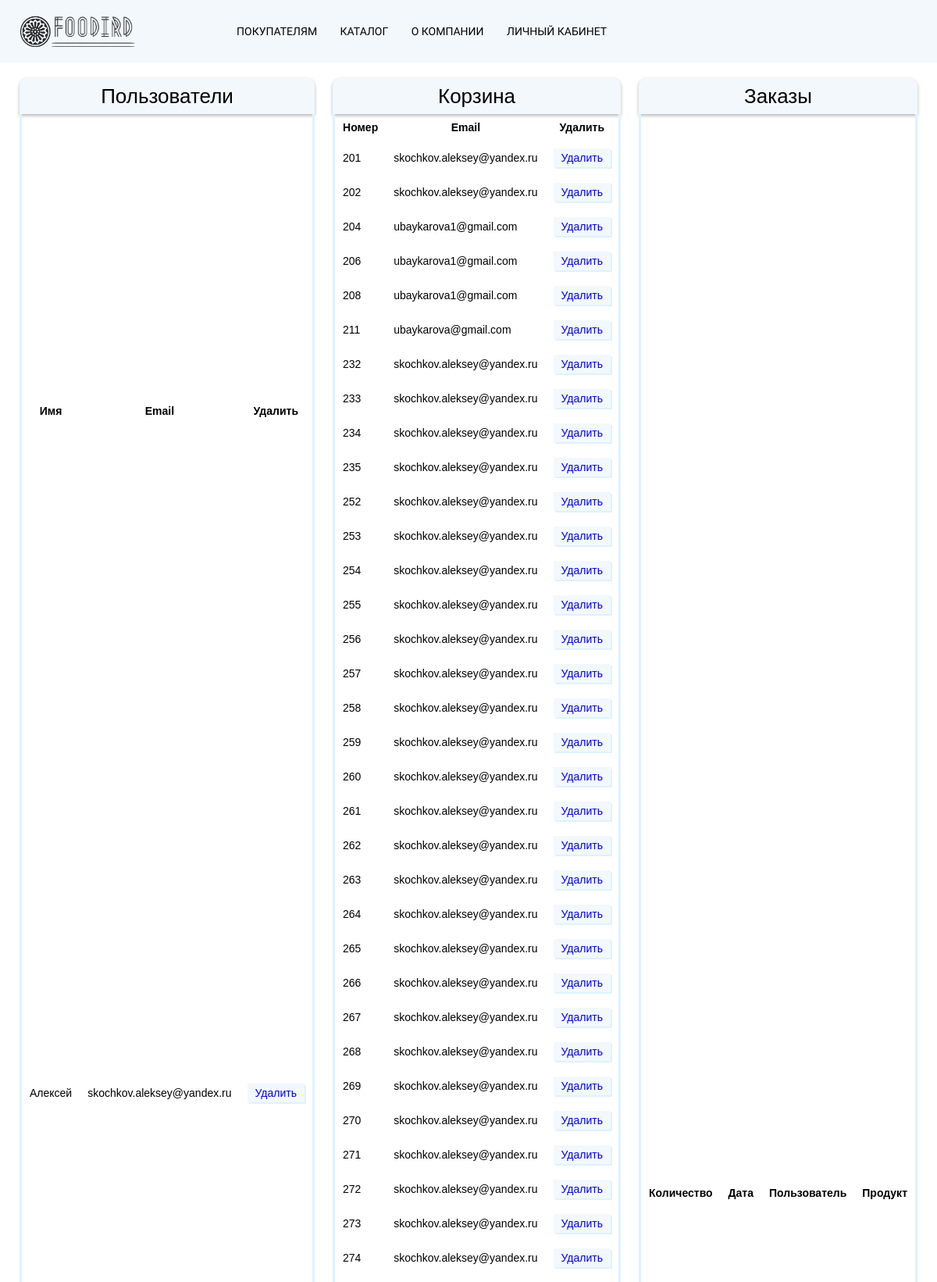
The app's page /admin/index.php (upper part) with its own data.
### tables this page shows
CREATE TABLE `users` (
  `user_id` int NOT NULL,
  `name` varchar(40) NOT NULL,
  `email` varchar(70) NOT NULL,
  `password` varchar(200) NOT NULL,
  `role_id` int NOT NULL
);

CREATE TABLE `cart` (
  `cart_id` int NOT NULL,
  `product_id` int NOT NULL,
  `email` varchar(70) NOT NULL
);

### admin/index.php (the view, shortened to what this page needs)
<?php
require_once "../db/connect.php";
$users_sql = "select * from users";
$users_query = $pdo -> prepare($users_sql);
$users_query -> execute();
$users = $users_query -> fetchAll();
$cart_sql = "select * from cart";
$cart_query = $pdo -> prepare($cart_sql);
$cart_query -> execute();
$cart = $cart_query -> fetchAll();
?>
<!DOCTYPE html>
<html lang="en">
<head>
    <link rel="stylesheet" href="css/style.css">
</head>
<body>
    <header class="header">
    <div class="header__wrapper">
        <div class="header__container container">
            <div class="header__body">
                <div class="header__main">
                    <a class="logo" href="#">
                        <img src="img/logo.png" alt="">
                        <img src="img/logo-text.png" alt="logo">
                    </a>
                    <div class="header__menu menu">
                        <nav class="menu__body">
                            <ul class="menu__list">
                            <li class="menu__item"><a class="menu__link" href="404/404.htm">Покупателям</a></li>
                                <li class="menu__item"><a class="menu__link" href="../catalog/index.php">Каталог</a></li>
                                <li class="menu__item"><a class="menu__link" href="404/404.htm">О компании</a></li>
                                <?php
                                    if(isset($_SESSION['login'])){
                                        echo '<li class="menu__item"><a class="menu__link" href="../account/index.php">Личный кабинет</a></li>';
                                    }
                                    else{
                                        echo '<li class="menu__item"><a class="menu__link" href="../reglog/log.php">Личный кабинет</a></li>';
                                    }
                                ?>
                            </ul>
                        </nav>
                    </div>
                </div>
                <div class="header-actions actions-header">
                    <a href="#" class="actions-header__item actions-header__item_search _icon-search"></a>
                    <?php
                    if(isset($_SESSION['login'])){
                        echo '<a href="../controllers/logout.php" class="actions-header__item actions-header__item_favorites _icon-logout"></a>';
                    }
                    else{
                        echo '<a href="../reglog/log.php" class="actions-header__item actions-header__item_favorites _icon-user"></a>';
                    }
                    ?>
                    <div class="actions-header__item cart-header">
                        <a href="" class="cart-header__icon _icon-cart"></a>
                    </div>
                </div>
            </div>
        </div>
    </div>
</header>
    <main>
        <section class="admin">
    <div class="admin__container container">
        <div class="admin__wrapper">
            <div class="admin__body body-admin">
                <div class="body-admin__content">
                    <div class="wrapper">
                        <table class="table_price">
                            <caption>Пользователи</caption>
                                <tr>
                                    <th>Имя</th>
                                    <th>Email</th>
                                    <th>Удалить</th>
                                </tr>
                                <?php
                                foreach ($users as $key) {
                                    echo '
                                    <tr>
                                        <td>'. $key['name'] .'</td>
                                        <td>'. $key['email'] .'</td>
                                        <td><a data-id="'. $key['user_id'] .'" class="user-delete" href="#">Удалить</a></td>
                                    </tr>
                                    ';
                                }
                                ?>
                        </table>
                        <table class="table_price">
                            <caption>Корзина</caption>
                                <tr>
                                    <th>Номер</th>
                                    <th>Email</th>
                                    <th>Удалить</th>
                                </tr>
                                <?php
                                foreach ($cart as $key) {
                                    echo '
                                    <tr>
                                        <td>'. $key['cart_id'] .'</td>
                                        <td>'. $key['email'] .'</td>
                                        <td><a data-id="'. $key['cart_id'] .'" class="cart-delete" href="#">Удалить</a></td>
                                    </tr>
                                    ';
                                }
                                ?>
                        </table>
                        <table class="table_price">
                            <caption>Заказы</caption>
                                <tr>
                                    <th>Количество</th>
                                    <th>Дата</th>
                                    <th>Пользователь</th>
                                    <th>Продукт</th>
                                </tr>
                        </table>
                    </div>
                </div>
            </div>
        </div>
    </div>
</section>
    </main>
</body>
</html>

### admin/css/style.css (style rules this page uses)
* { padding: 0; margin: 0; }
*, *:before, *:after { box-sizing: border-box; }
nav, footer, header, aside { display: block; }
html, body { height: 100%; width: 100%; font-size: 100%; line-height: 1; font-size: 14px; -ms-text-size-adjust: 100%; -moz-text-size-adjust: 100%; -webkit-text-size-adjust: 100%; }
a, a:visited { text-decoration: none; }
ul li { list-style: none; }
img { vertical-align: top; }
[class^="_icon-"]::before, [class*=" _icon-"]::before { font-family: 'icons' !important; speak: never; font-style: normal; font-weight: normal; font-variant: normal; text-transform: none; line-height: 1; -webkit-font-smoothing: antialiased; -moz-osx-font-smoothing: grayscale; }
._icon-cart:before { content: "\e901"; }
._icon-search:before { content: "\e905"; }
._icon-user:before { content: "\e1002"; }
.header { position: absolute; width: 100%; top: 0; left: 0; min-height: 40px; }
.header__wrapper { transition: all 1.4s ease 0s; position: fixed; top: 0; left: 0; width: 100%; z-index: 100; background-color: #f2f8fc; }
.header__body { transition: all 0.4s ease 0s; display: flex; align-items: center; min-height: 80px; position: relative; }
.header__main { display: flex; flex: 1 1 auto; align-items: center; }
.header__main .logo { font-weight: 700; font-size: 22px; color: #000; text-transform: uppercase; line-height: 150%; position: relative; z-index: 4; display: flex; align-items: center; }
.header__main .logo img:first-child { width: 40px; }
.header__main .logo img:last-child { height: 40px; }
.menu { flex: 1 1 auto; padding-left: 10%; padding-right: 5%; }
.menu__item { margin: 0 3px; padding: 5px 0; }
.menu__link { font-weight: 400; text-transform: uppercase; line-height: 150%; font-size: 14px; color: #000; transition: all 0.5s ease 0s; }
.header-actions { justify-content: flex-end; }
.actions-header { position: relative; z-index: 5; display: grid; grid-template-columns: auto; grid-auto-flow: column; align-items: center; }
.actions-header__item:not(:last-child) { padding-right: 35px; }
.actions-header__item_search { color: #000; font-size: 18px; transition: color 0.4s ease 0s; }
.actions-header__item_favorites { color: #000; font-size: 18px; transition: color 0.4s ease 0s; }
.cart-header__icon { color: #000; font-size: 18px; transition: color 0.4s ease 0s; position: relative; display: block; }
.admin { margin-top: 100px; }
.table_price { border-collapse: collapse; border-left: 3px solid #def2ff; border-right: 3px solid #def2ff; border-bottom: 3px solid #def2ff; font-family: "Lucida Grande", sans-serif; }
.table_price caption { background: #f2f8fc; border-top-left-radius: 10px; border-top-right-radius: 10px; padding: 10px; box-shadow: 0 2px 4px 0 rgba(0, 0, 0, 0.3); color: #000; font-style: normal; font-size: 26px; text-align: center; margin: 0; }
.table_price td { padding: 10px; }
.table_price th { padding: 10px; }
.table_price a { display: inline-block; padding: 5px 10px; background: #f2f8fc; box-shadow: 2px 2px 0 0 #def2ff; position: relative; }
.wrapper { display: flex; justify-content: space-between; }
body { font-family: Comfortaa; }
.container { max-width: 1180px; margin: 0 auto; padding: 0 15px; }
@media (min-width: 767.98px) { .menu__list { display: flex; flex-wrap: wrap; justify-content: space-evenly; max-width: 527px; } }

### records on screen
users: name "Алексей", email "skochkov.aleksey@yandex.ru"
cart: cart_id "201", email "skochkov.aleksey@yandex.ru"
cart: cart_id "202", email "skochkov.aleksey@yandex.ru"
cart: cart_id "204", email "ubaykarova1@gmail.com"
cart: cart_id "206", email "ubaykarova1@gmail.com"
cart: cart_id "208", email "ubaykarova1@gmail.com"
cart: cart_id "211", email "ubaykarova@gmail.com"
cart: cart_id "232", email "skochkov.aleksey@yandex.ru"
cart: cart_id "233", email "skochkov.aleksey@yandex.ru"
cart: cart_id "234", email "skochkov.aleksey@yandex.ru"
cart: cart_id "235", email "skochkov.aleksey@yandex.ru"
cart: cart_id "252", email "skochkov.aleksey@yandex.ru"
cart: cart_id "253", email "skochkov.aleksey@yandex.ru"
cart: cart_id "254", email "skochkov.aleksey@yandex.ru"
cart: cart_id "255", email "skochkov.aleksey@yandex.ru"
cart: cart_id "256", email "skochkov.aleksey@yandex.ru"
cart: cart_id "257", email "skochkov.aleksey@yandex.ru"
cart: cart_id "258", email "skochkov.aleksey@yandex.ru"
cart: cart_id "259", email "skochkov.aleksey@yandex.ru"
cart: cart_id "260", email "skochkov.aleksey@yandex.ru"
cart: cart_id "261", email "skochkov.aleksey@yandex.ru"
cart: cart_id "262", email "skochkov.aleksey@yandex.ru"
cart: cart_id "263", email "skochkov.aleksey@yandex.ru"
cart: cart_id "264", email "skochkov.aleksey@yandex.ru"
cart: cart_id "265", email "skochkov.aleksey@yandex.ru"
cart: cart_id "266", email "skochkov.aleksey@yandex.ru"
cart: cart_id "267", email "skochkov.aleksey@yandex.ru"
cart: cart_id "268", email "skochkov.aleksey@yandex.ru"
cart: cart_id "269", email "skochkov.aleksey@yandex.ru"
cart: cart_id "270", email "skochkov.aleksey@yandex.ru"
cart: cart_id "271", email "skochkov.aleksey@yandex.ru"
cart: cart_id "272", email "skochkov.aleksey@yandex.ru"
cart: cart_id "273", email "skochkov.aleksey@yandex.ru"
cart: cart_id "274", email "skochkov.aleksey@yandex.ru"
